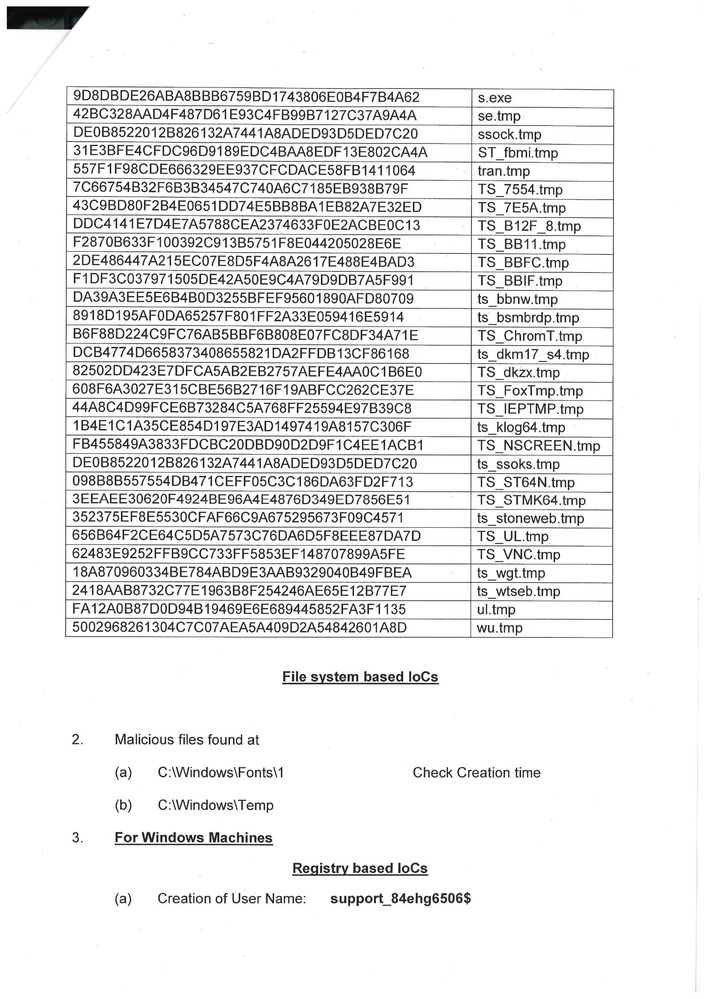
#> input picture static/p3.jpg, 707 x 999 px, shrunk from 1654 x 2338 before the run
$ python standalone_english_ocr.py
#> lines starting #> are read from the running program, lines starting #| are printed output that depends on the picture
from PIL import Image
import pytesseract
import numpy as np
import cv2

file_name = './static/p3.jpg'
img = np.array(Image.open(file_name))
#> img is the input picture: shape (999, 707, 3); mean R, G, B 233.6, 233.7, 233.7
norm_img = np.zeros((img.shape[0], img.shape[1]))
img = cv2.normalize(img, norm_img, 0, 255, cv2.NORM_MINMAX)
img = cv2.threshold(img, 100, 255, cv2.THRESH_BINARY)[1]
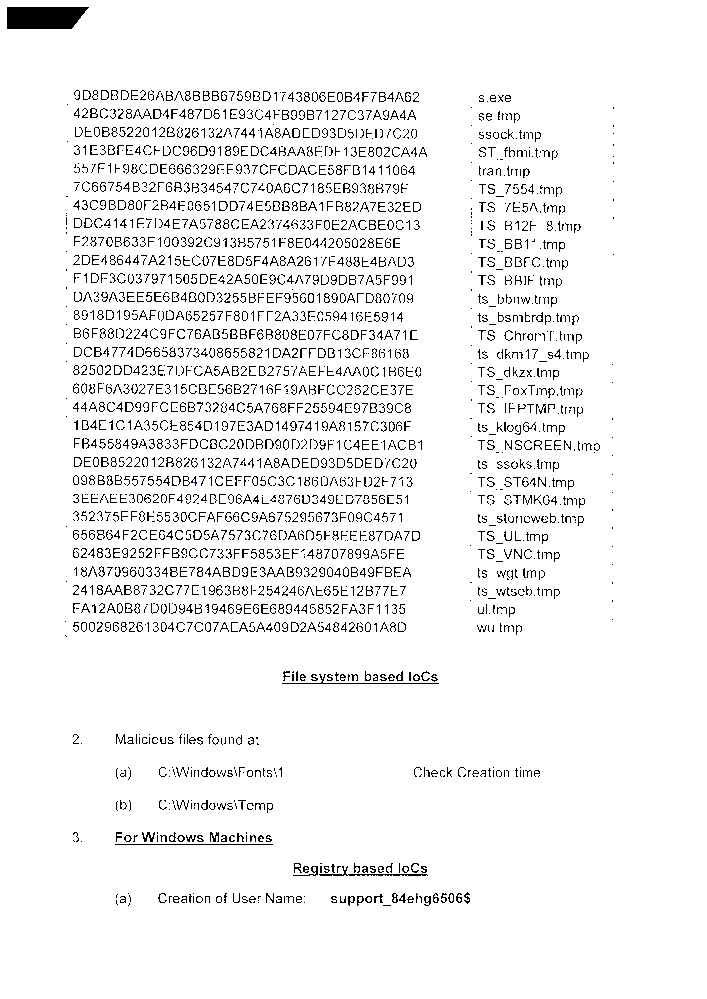
#> img: shape (999, 707, 3); mean R, G, B 241, 241, 241
img = cv2.GaussianBlur(img, (1,1), 0)

#> (the run stopped early here; a loop or call above may not have finished)

$ run again, with static/p1.jpg copied over static/p3.jpg
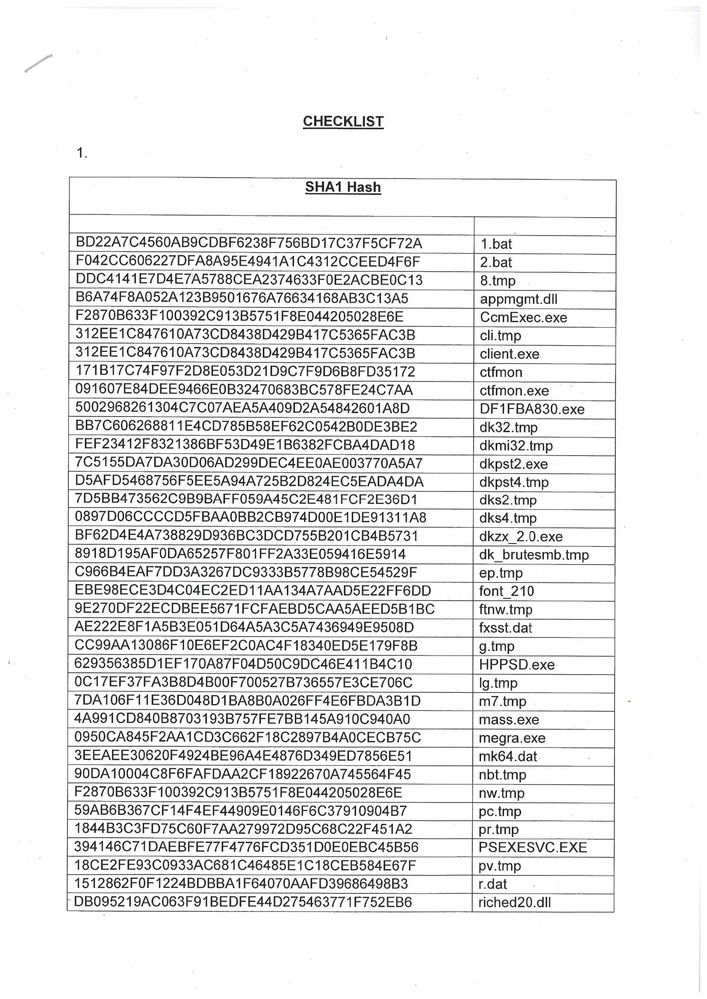
#> input picture static/p1.jpg, 707 x 999 px, shrunk from 1654 x 2338 before the run
#> img is the input picture: shape (999, 707, 3); mean R, G, B 231.7, 231.7, 231.7
#> `img = cv2.threshold(img, 100, 255, cv2.THRESH_BINARY)[1]`:
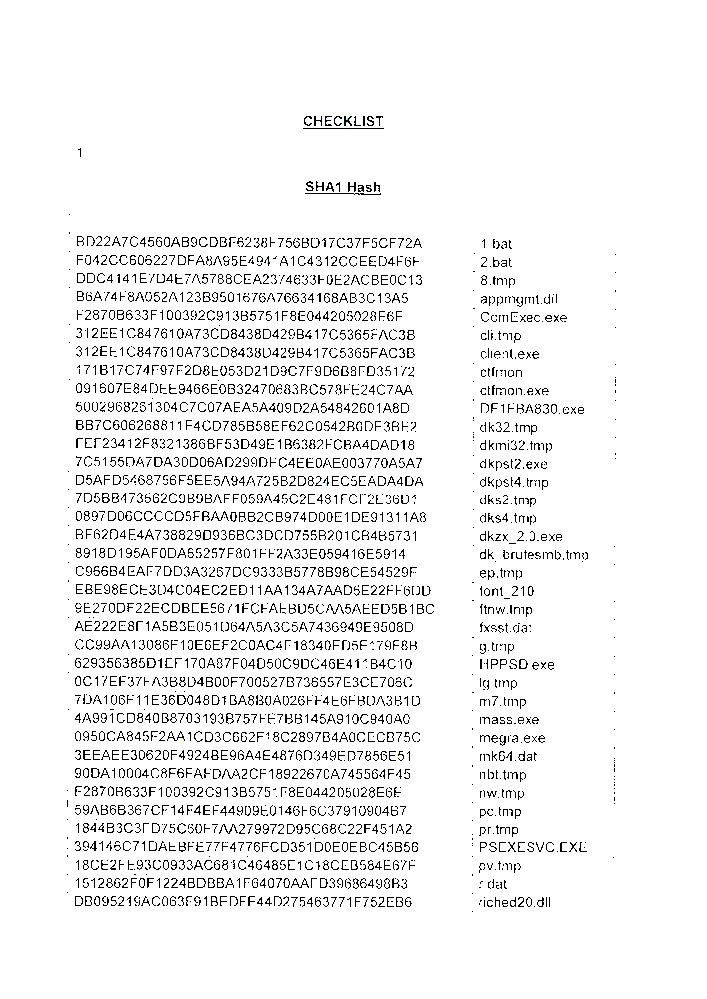
#> img: shape (999, 707, 3); mean R, G, B 240.7, 240.7, 240.7

$ run again, with static/76 BMM LM no 76 dt 28 Jan 2021_page_1.jpg copied over static/p3.jpg
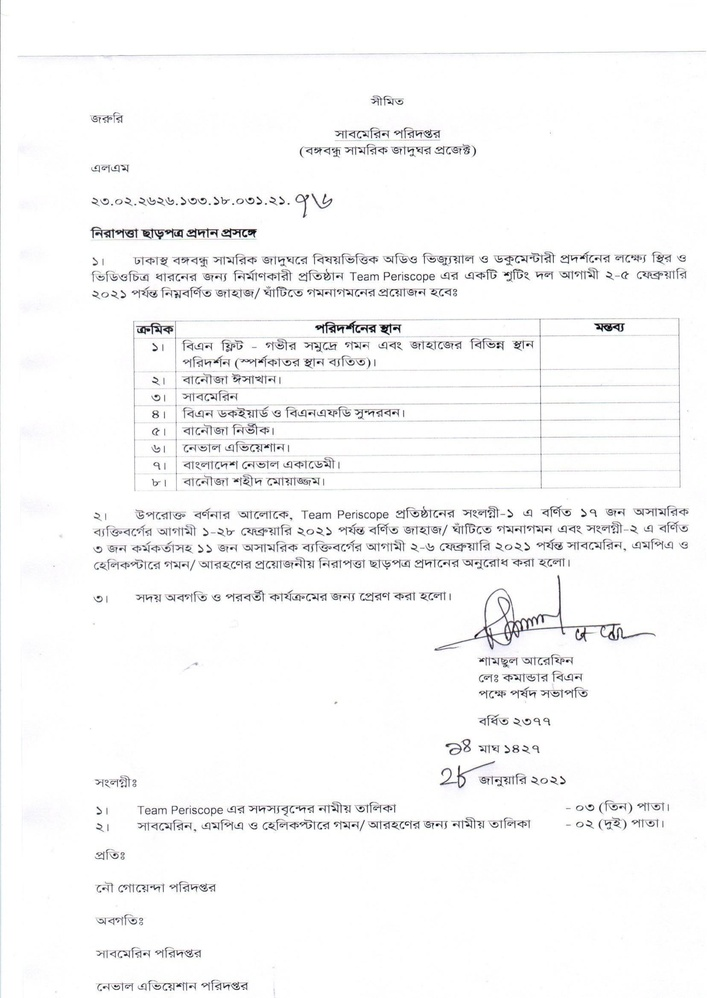
#> input picture static/76 BMM LM no 76 dt 28 Jan 2021_page_1.jpg, 707 x 998 px, shrunk from 1656 x 2339 before the run
#> img is the input picture: shape (998, 707, 3); mean R, G, B 247.5, 247.5, 247.7
#> `img = cv2.threshold(img, 100, 255, cv2.THRESH_BINARY)[1]`:
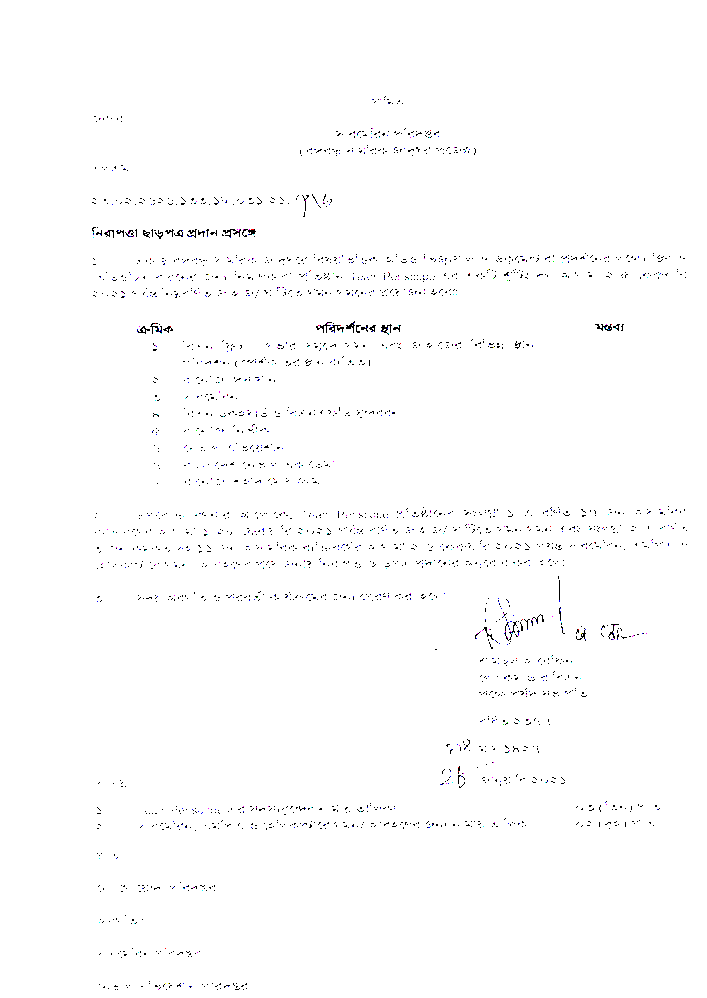
#> img: shape (998, 707, 3); mean R, G, B 252.7, 252.7, 252.9
